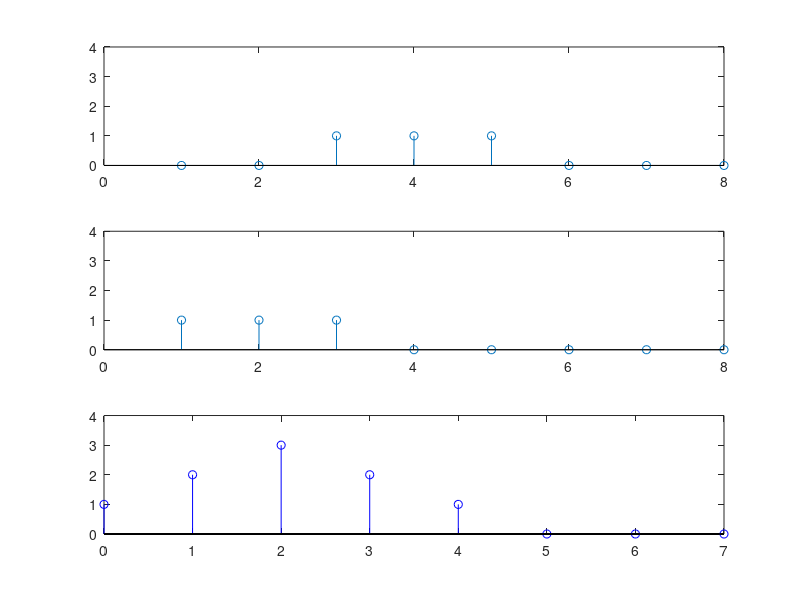

This chart was generated by the following MATLAB code:
x=[0,0,1,1,1,0,0,0];
h=[1,1,1,0,0,0,0,0];
subplot(3,1,1)
stem(x)
axis([0,8,0,4]);
subplot(3,1,2)
stem(h)
axis([0,8,0,4]);
for i=0:8
    subplot(3,1,3)
    h1=circshift(h,i);
    y=sum(h1.*x);
    stem(i,y,'b');
    axis([0,7,0,4]);
    pause(1)
    drawnow
    hold on
end